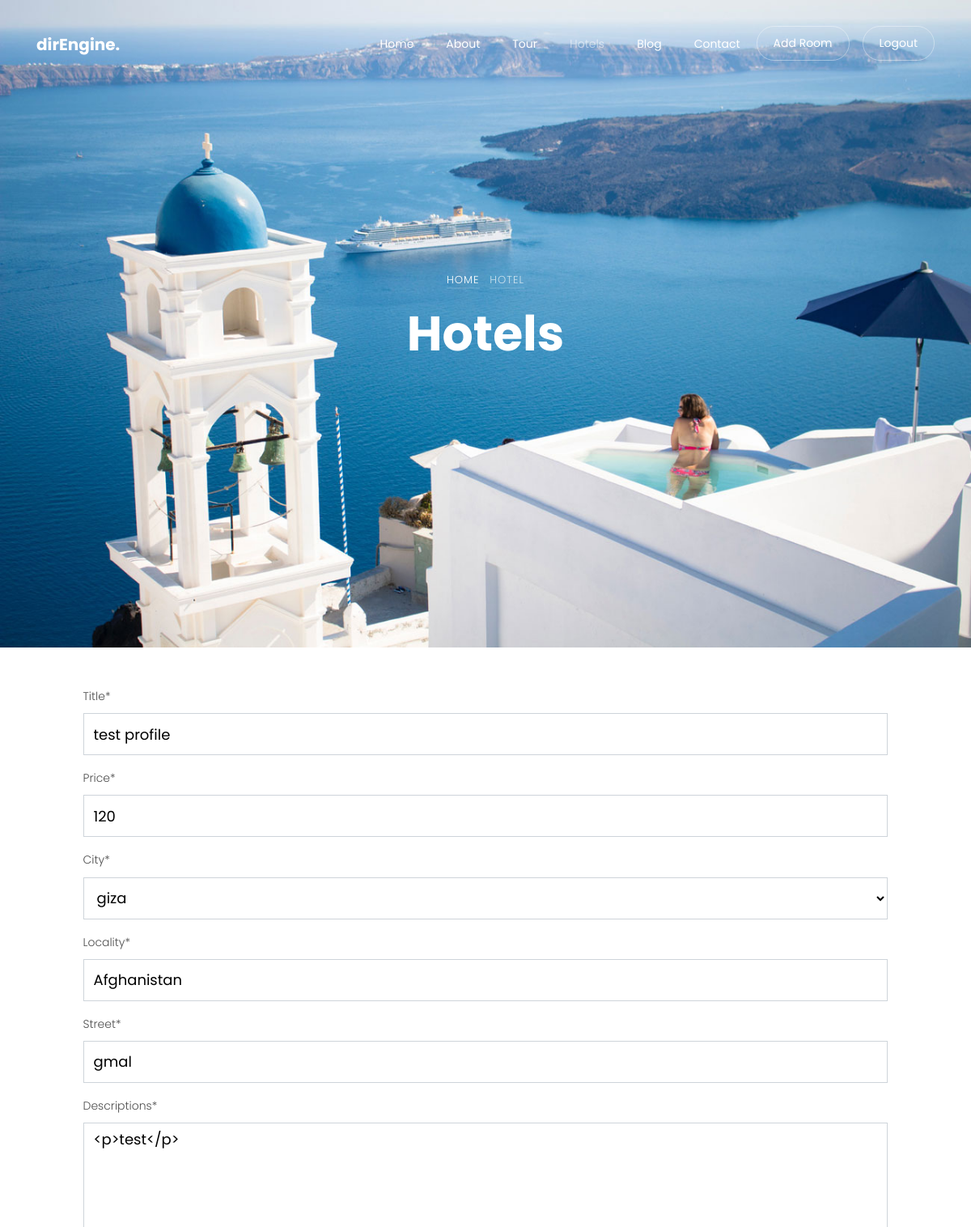
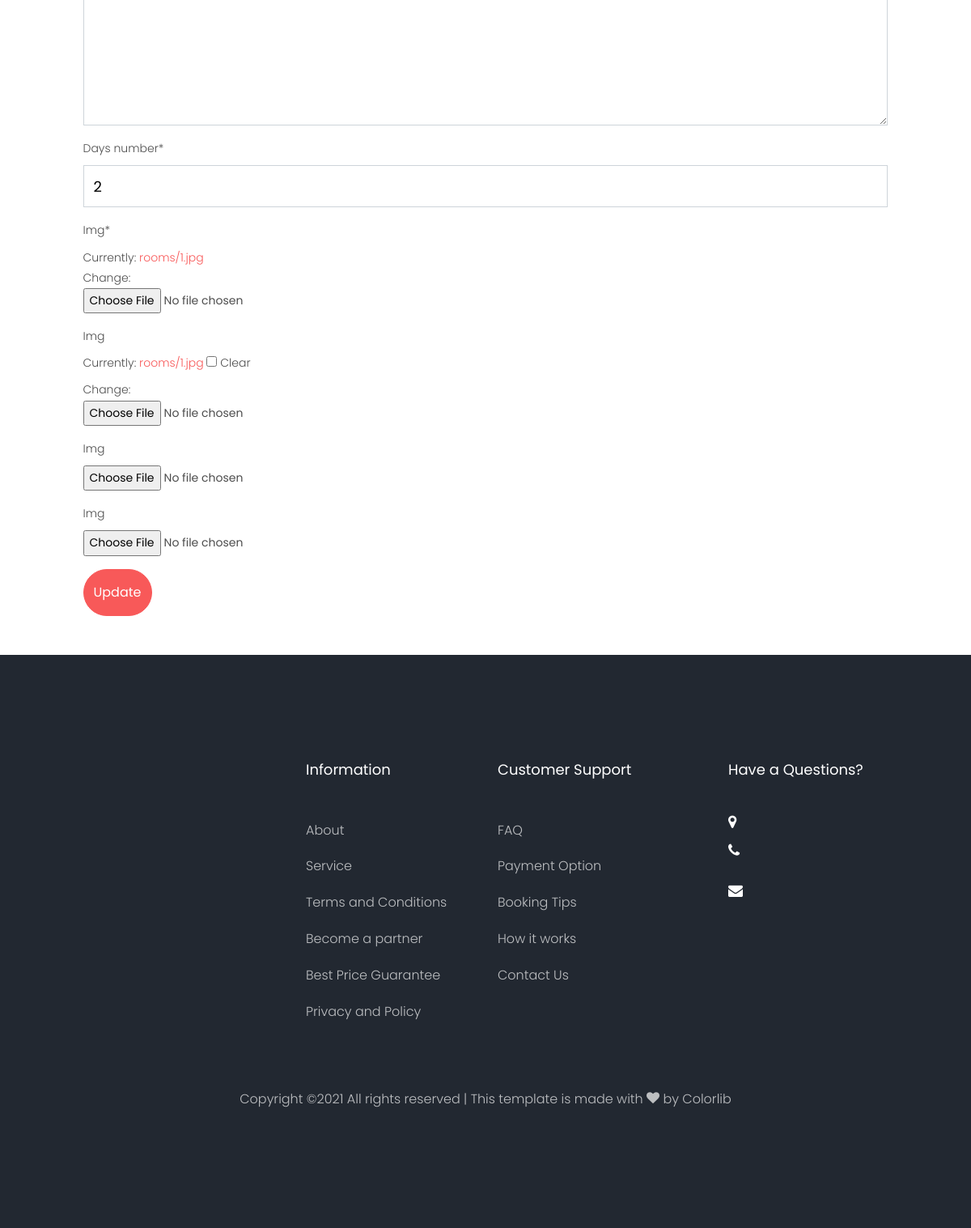
Page /hotels/room/1-test-profile/update (signed in) on the committed database (2 pictures, top to bottom).
### rooms/models.py (models this page shows, shortened)
class Room(models.Model):
    owner = models.ForeignKey(get_user_model(), on_delete=models.CASCADE)
    title = models.CharField(max_length = 150)
    price = models.PositiveIntegerField()
    total_rating = models.IntegerField(default=0,blank=True, null=True)
    city = models.ForeignKey(Place, on_delete=models.CASCADE)
    locality =models.CharField(max_length=50)
    street = models.CharField(max_length = 150)
    category = models.ForeignKey(Category, on_delete=models.CASCADE)
    descriptions = RichTextField()
    img = models.ImageField(upload_to='rooms/')
    days_number = models.PositiveIntegerField()
    data_from = models.DateField(auto_now_add=True,blank=True)
    data_to = models.DateField(auto_now_add=True,blank=True)
    created_at = models.DateTimeField(auto_now_add=True)
    update_at = models.DateTimeField(default=timezone.now)
    slug = models.SlugField(blank=True, null=True)
    active = models.BooleanField(default=True)

### rooms/views.py (the view, shortened to what this page needs)
# urls.py: path("room/<slug:slug>/update", views.HotelUpdateView.as_view(), name="update_room"),
class HotelUpdateView(UserPassesTestMixin,LoginRequiredMixin,UpdateView):
    model = Room
    form_class = RoomForm
    template_name = 'rooms/room_update.html'
    def get_context_data(self, **kwargs):
        context = super(HotelUpdateView, self).get_context_data(**kwargs)
        if self.request.POST: context["form2"] = RoomImgInlineForm(self.request.POST,self.request.FILES,instance=self.object)
        else:  context["form2"] = RoomImgInlineForm(instance=self.object)
        return context
    def test_func(self):
        if self.request.user.is_superuser or self.request.user.is_staff and self.get_object().owner==self.request.user:
            return True
        return False

### rooms/forms.py
class RoomForm(forms.ModelForm):
    title = forms.CharField(max_length=30)
    price = forms.IntegerField()
    locality = forms.CharField(max_length=60)
    street = forms.CharField(max_length=60)
    descriptions = RichTextField()
    img = forms.ImageField()
    days_number = forms.IntegerField(max_value=60)
    class Meta:
        model = Room
        fields = ('title','price','city','locality','street','descriptions','days_number','img')

### main/models.py (called while the page is built)
    def __str__(self):
        return self.name

### project/context_processors.py (called while the page is built)
def nav_links(request):
    urlpath = request.path
    cxt = {
        'urlpath':urlpath,
    }
    return cxt

def myfooter(request):
    info = Info.objects.last()
    cxt = {
        'myfooter':info,
    }
    return cxt

### rooms/templates/rooms/room_update.html (shortened to what this page needs)
{% extends "base.html" %}
{% load static %}
{% load crispy_forms_tags %}
{% block content %}
<div class="hero-wrap js-fullheight" style="background-image: url({% static 'images/bg_5.jpg' %});">
	<div class="container">
		<div class="row no-gutters slider-text js-fullheight align-items-center justify-content-center"
			data-scrollax-parent="true">
			<div class="col-md-9 ftco-animate text-center" data-scrollax=" properties: { translateY: '70%' }">
				<p class="breadcrumbs" data-scrollax="properties: { translateY: '30%', opacity: 1.6 }"><span
						class="mr-2"><a href="index.html">Home</a></span> <span>Hotel</span></p>
				<h1 class="mb-3 bread" data-scrollax="properties: { translateY: '30%', opacity: 1.6 }">Hotels</h1>
			</div>
		</div>
	</div>
</div>
<div class="row">
    <div class="col-md-10 mx-auto mt-5 mb-5">
        <form action="" method="POST" enctype="multipart/form-data">
            {{ form|crispy }}
			{{ form2|crispy }}
                <button type="submit" class="btn btn-primary py-3"> Update </button>
        </form>
    </div>
</div>
 {% endblock content %}

### rows in the picture
Room: title "test profile", price "120", city "giza", locality "Afghanistan", street "gmal", descriptions "<p>test</p>", days_number "2"
